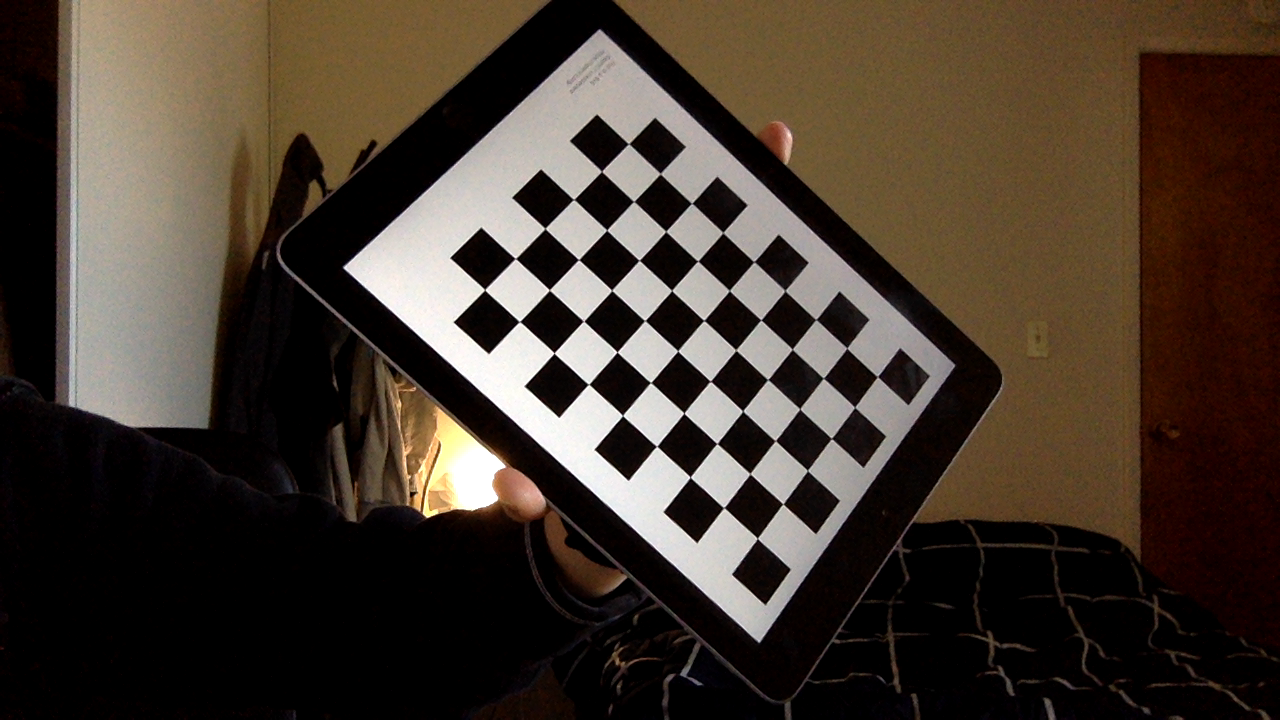
#> input picture desktop/calibration_data/calib_image_13.png, 1280 x 720 px, given in place of ARTrackerImage.jpg, which was not available
$ python visualize_matches.py
#> lines starting #> are read from the running program, lines starting #| are printed output that depends on the picture; pictures that were not available may be replaced by others from this repository, and a replacement may not be noted
### desktop/CalibrationHelpers.py
import cv2
import numpy as np
import glob


# This function records images from the connected camera to specified directory
# when the "Space" key is pressed.
# directory: should be a string corresponding to the name of an existing
# directory
# [122 lines left out: functions CaptureImages, CalibrateCamera, SaveCalibrationData, not called in this run]


# This function will load the calibration data from a file in the specified
# directory
def LoadCalibrationData(directory):
    npzfile = np.load(directory+'/calib.npz')
    return npzfile['intrinsics'], npzfile['distortion'], \
            npzfile['new_intrinsics'], npzfile['roi']

### desktop/visualize_matches.py
import cv2
import numpy as np
import CalibrationHelpers as calib


# This function is yours to complete
# it should take in a set of 3d points and the intrinsic matrix
# rotation matrix(R) and translation vector(T) of a camera
# it should return the 2d projection of the 3d points onto the camera defined
# by the input parameters
# [80 lines left out: functions ProjectPoints, renderCube, ComputePoseFromHomography, not called in this run]


# Load the reference image that we will try to detect in the webcam
reference = cv2.imread('../ARTrackerImage.jpg', 0)
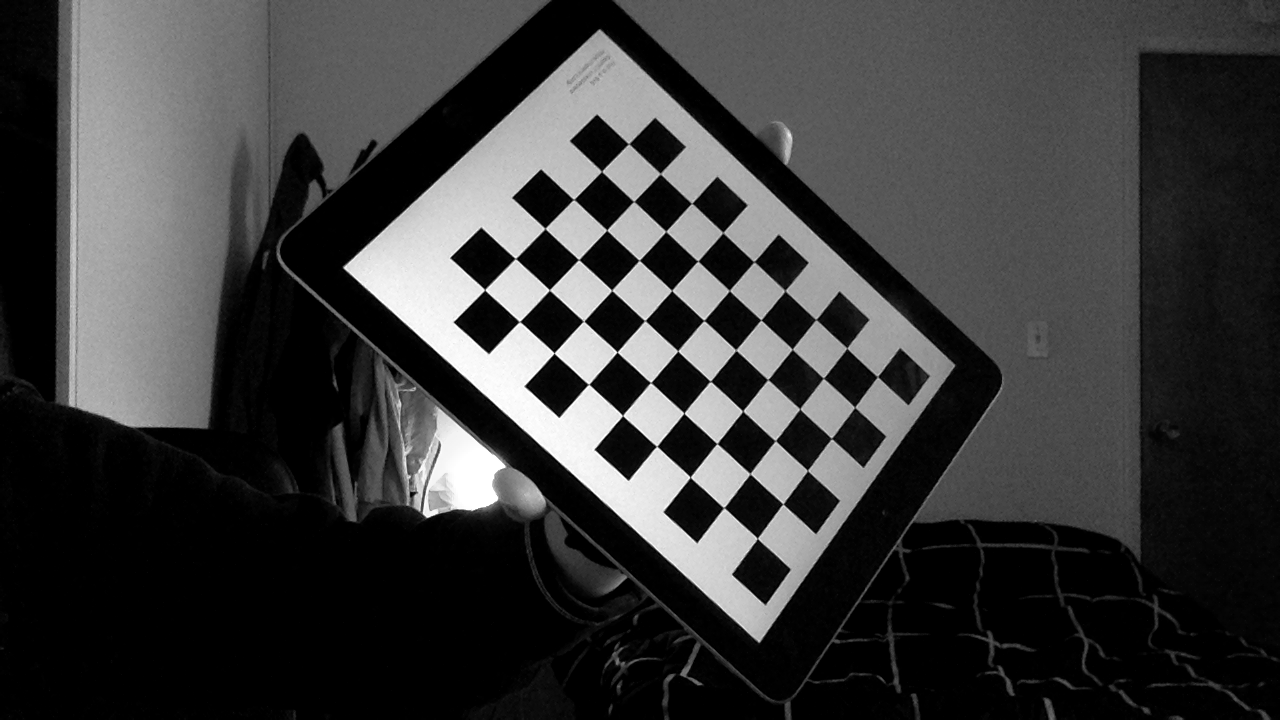
#> reference: shape (720, 1280); min 0, max 255, mean 59.8
RES = 480
reference = cv2.resize(reference, (RES, RES))
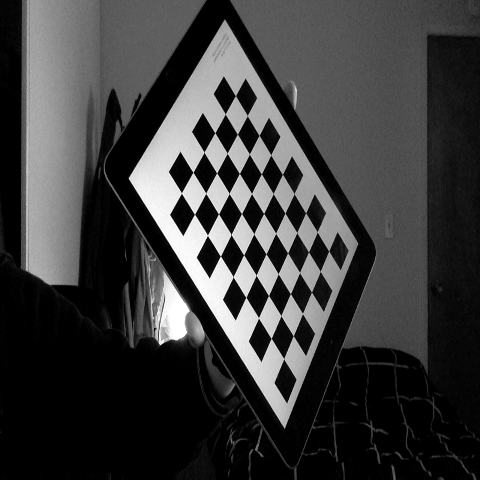
#> reference: shape (480, 480); min 0, max 255, mean 59.8

# create the feature detector. This will be used to find and describe locations
# in the image that we can reliably detect in multiple images
feature_detector = cv2.BRISK_create(octaves=5)
# compute the features in the reference image
reference_keypoints, reference_descriptors = \
    feature_detector.detectAndCompute(reference, None)
#> reference_keypoints = 988 keypoints; strongest (x, y, size): (183, 230, 29.8), (183, 233, 12.7), (181, 224, 56.3), (209, 272, 25.7)
# make image to visualize keypoints
# keypoint_visualization = cv2.drawKeypoints(
# reference,reference_keypoints,outImage=np.array([]))
keypoint_visualization = cv2.drawKeypoints(
    reference, reference_keypoints, outImage=np.array([]),
    flags=cv2.DRAW_MATCHES_FLAGS_DRAW_RICH_KEYPOINTS
)
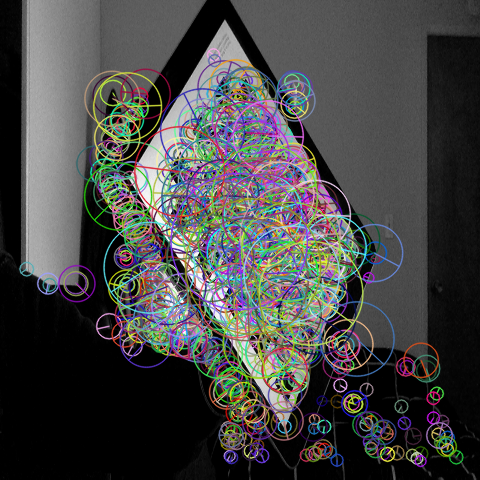
#> keypoint_visualization: shape (480, 480, 3); mean of channels 0, 1, 2 69.8, 70.3, 70.3; drawn as B, G, R

# display the image
cv2.imshow("Keypoints", keypoint_visualization)
# wait for user to press a key before proceeding
# cv2.waitKey(0)

# create the matcher that is used to compare feature similarity
# Brisk descriptors are binary descriptors (a vector of zeros and 1s)
# Thus hamming distance is a good measure of similarity
matcher = cv2.BFMatcher(cv2.NORM_HAMMING, crossCheck=True)

# Load the camera calibration matrix
intrinsics, distortion, new_intrinsics, roi = \
    calib.LoadCalibrationData('calibration_data')
#> (reads desktop/calibration_data/calib.npz from the repository)

# initialize video capture
# the 0 value should default to the webcam, but you may need to change this
# for your camera, especially if you are using a camera besides the default
cap = cv2.VideoCapture(0)

while True:
    # read the current frame from the webcam
    ret, current_frame = cap.read()
#> current_frame is the input picture: shape (720, 1280, 3); mean B, G, R 47.5, 57.9, 69.5

    # ensure the image is valid
    if not ret:
        print("Unable to capture video")
        break

    # undistort the current frame using the loaded calibration
    current_frame = cv2.undistort(current_frame, intrinsics, distortion, None,
                                  new_intrinsics)
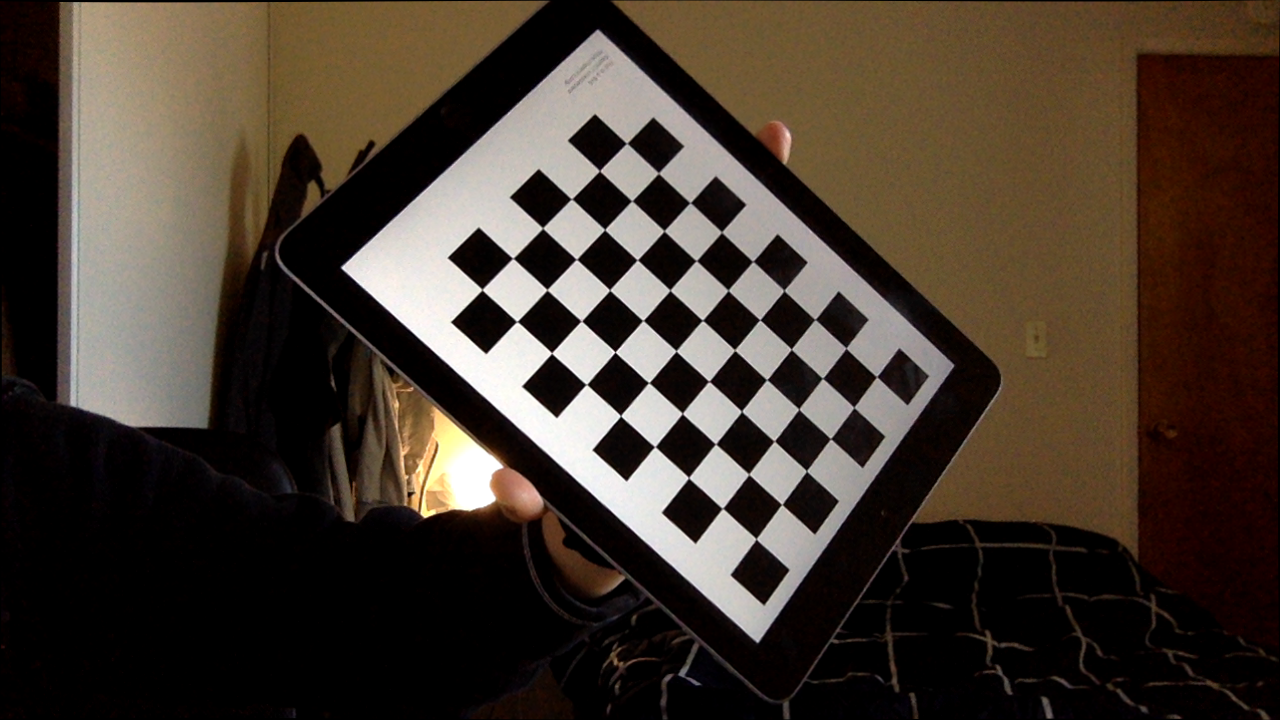
#> current_frame: shape (720, 1280, 3); mean B, G, R 47.4, 57.7, 69.2
    # apply region of interest cropping
    x, y, w, h = roi
    current_frame = current_frame[y:y + h, x:x + w]
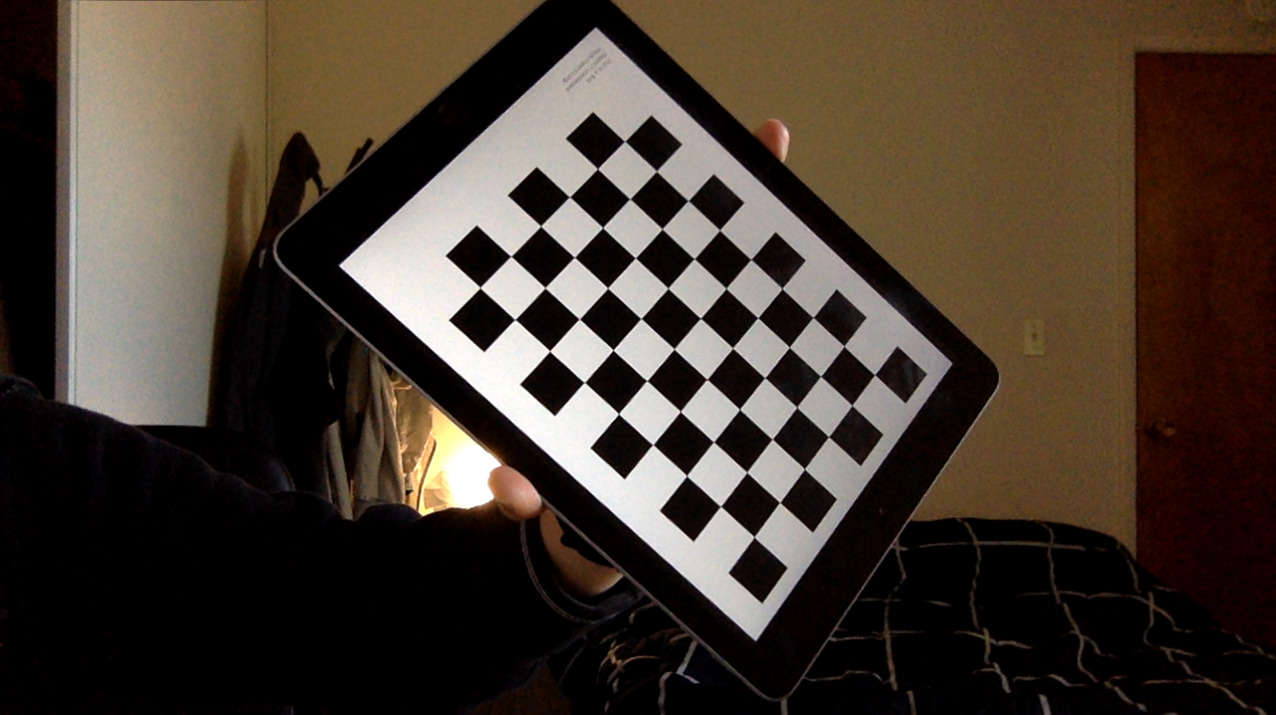
#> current_frame: shape (715, 1276, 3); mean B, G, R 47.8, 58.2, 69.8

    # detect features in the current image
    current_keypoints, current_descriptors = \
        feature_detector.detectAndCompute(current_frame, None)
#> current_keypoints = 1752 keypoints; strongest (x, y, size): (554, 406, 58.9), (454, 319, 34.5), (528, 382, 50.7), (532, 383, 92.4)

    # match the features from the reference image to the current image
    if (len(current_keypoints) == 0):
        continue

    matches = matcher.match(reference_descriptors, current_descriptors)
#> matches = 328 matches
    # matches returns a vector where for each element there is a
    # query index matched with a train index. I know these terms don't really
    # make sense in this context, all you need to know is that for us the
    # query will refer to a feature in the reference image and train will
    # refer to a feature in the current image

    # create a visualization of the matches between the reference and the
    # current image
    match_visualization = cv2.drawMatches(reference, reference_keypoints, current_frame,
    current_keypoints, matches, 0,
    flags=cv2.DRAW_MATCHES_FLAGS_NOT_DRAW_SINGLE_POINTS)
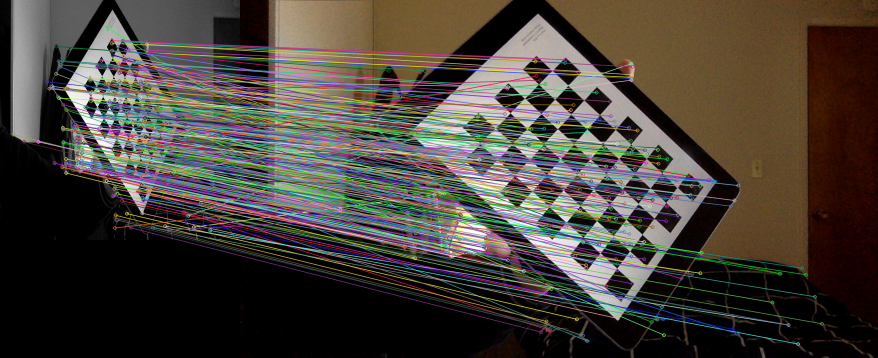
#> match_visualization: shape (715, 1756, 3) (shown at 1/2 size); mean B, G, R 57.3, 64.7, 70.9
    cv2.imshow('matches',match_visualization)

    k = cv2.waitKey(1)
#> (key Esc is pressed here)
    if k == 27 or k == 113:  # 27, 113 are ascii for escape and q respectively
        # exit
        break
